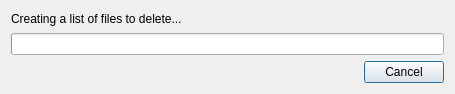
<?xml version="1.0" encoding="UTF-8"?>
<ui version="4.0">
 <class>FileRemoveDialog</class>
 <widget class="QDialog" name="FileRemoveDialog">
  <property name="geometry">
   <rect>
    <x>0</x>
    <y>0</y>
    <width>455</width>
    <height>94</height>
   </rect>
  </property>
  <property name="windowTitle">
   <string>Deleting Items</string>
  </property>
  <layout class="QVBoxLayout" name="verticalLayout">
   <item>
    <widget class="QLabel" name="label_current_item">
     <property name="text">
      <string>Creating a list of files to delete...</string>
     </property>
    </widget>
   </item>
   <item>
    <widget class="QProgressBar" name="progress"/>
   </item>
   <item>
    <widget class="DialogButtonBox" name="button_box">
     <property name="standardButtons">
      <set>QDialogButtonBox::StandardButton::Cancel</set>
     </property>
    </widget>
   </item>
  </layout>
 </widget>
 <customwidgets>
  <customwidget>
   <class>DialogButtonBox</class>
   <extends>QDialogButtonBox</extends>
   <header>common/ui/dialog_button_box.h</header>
  </customwidget>
 </customwidgets>
 <resources/>
 <connections/>
</ui>
